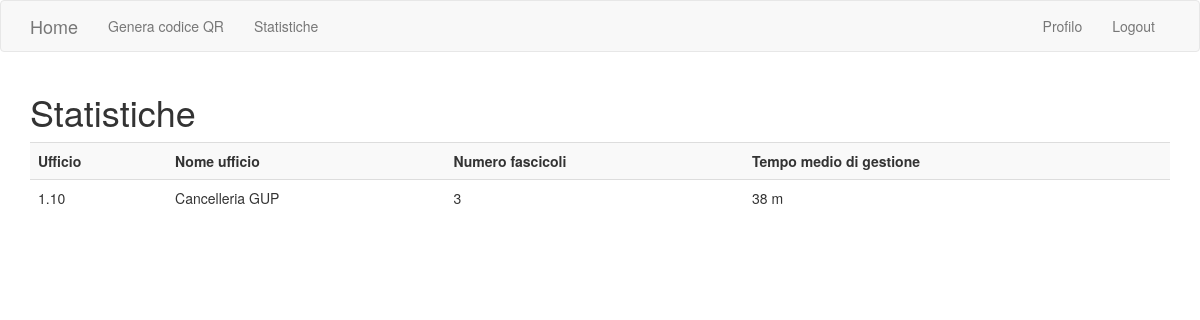
/statistics/view (signed in), run on the app's committed database.
### app/models.py (models this page shows, shortened)
class User(UserMixin, db.Model):  # type: ignore
    id = db.Column(db.Integer, primary_key=True)
    nome = db.Column(db.String(32), index=True)
    cognome = db.Column(db.String(32), index=True)
    email = db.Column(db.String(64), index=True, unique=True)
    password = db.Column(db.String(128))
    nome_ufficio = db.Column(db.String(32), index=True)
    ufficio = db.Column(db.String(32), index=True)
    confirmed = db.Column(db.Boolean, default=False)
    superuser=db.Column(db.Boolean, default=False)

### app/statistics.py (the view)
@bp.route('/view', methods=('GET', 'POST'))
@login_required
def view():
    users=User.query.filter(User.email!=current_app.config["ADMIN_MAIL"]).all()
    uffici=[]
    for user in users:
        uffici.append([user.ufficio, user.nome_ufficio])
    statistics= []
    for ufficio in uffici:
        statistics.append(Statistic(ufficio[0], ufficio[1]))
    return render_template('statistics/statistics.html', title=current_app.config["LABELS"]["statistics"], statistics=statistics)

### app/models.py (called while the page is built)
@login.user_loader
def load_user(id):
    try:
        user = User.query.get(int(id))
        if user.confirmed:
            return user
        else:
            return None
    except:
        return None

### app/statistics.py (called while the page is built)
def numero_fascicoli_ufficio(ufficio):
    return db.session.query(User, History, Files).filter(User.id == History.user_id).filter(History.file_id == Files.id).filter(User.ufficio==ufficio).count()

def media_tempo_per_ufficio(ufficio):
    files=db.session.query(User, History, Files).filter(User.id == History.user_id).filter(History.file_id == Files.id).filter(User.ufficio==ufficio).order_by(History.created.asc()).all()
    tempo_totale=0
    for i in range(len(files)-1):
        tempo_totale=tempo_totale+(files[i+1][1].created-files[i][1].created).total_seconds()
    return GetTime(round(tempo_totale/len(files)))

def GetTime(time):
    day = time // (24 * 3600)
    time = time % (24 * 3600)
    hour = time // 3600
    time %= 3600
    minutes = time // 60
    time %= 60
    if day == 0 and hour == 0 and minutes == 0:
        return "%d m" %  1
    elif day == 0 and hour == 0:
        return "%d m" % (minutes)
    elif day == 0:
        return "%d o %d m" % (hour, minutes)
    else:
        return "%d g, %d o, %d m" % (day, hour, minutes)

### app/templates/statistics/statistics.html
{% extends "base.html" %}
{% block app_content %}
    <h1>{{ title }}</h1>
    <table id="data" class="table table-striped">
        <tr>
          <th>{{config.LABELS.ufficio}}</th>
          <th>{{config.LABELS.nome_ufficio}}</th>
          <th>{{config.LABELS.numero_fascicoli}}</th>
          <th>{{config.LABELS.tempo_medio}}</th>
        </tr>
        {% for stat in statistics %}
        <tr>
          <td>{{ stat.ufficio }}</td>
          <td>{{ stat.nome_ufficio }}</td>
          <td>{{ stat.numero_fascicoli }}</td>
          <td>{{ stat.media_tempo }}</td>
        </tr>
        {% endfor %}
    </table>
{% endblock %}

### data on the page
User: ufficio "1.10", nome_ufficio "Cancelleria GUP", numero_fascicoli "3", media_tempo "38 m"

### other printed values
{{ config.LABELS.genera }} "Genera codice QR"
{{ config.LABELS.statistics }} "Statistiche"
{{ config.LABELS.profilo }} "Profilo"
{{ config.LABELS.logout }} "Logout"
{{ title }} "Statistiche"
{{ config.LABELS.ufficio }} "Ufficio"
{{ config.LABELS.nome_ufficio }} "Nome ufficio"
{{ config.LABELS.numero_fascicoli }} "Numero fascicoli"
{{ config.LABELS.tempo_medio }} "Tempo medio di gestione"
